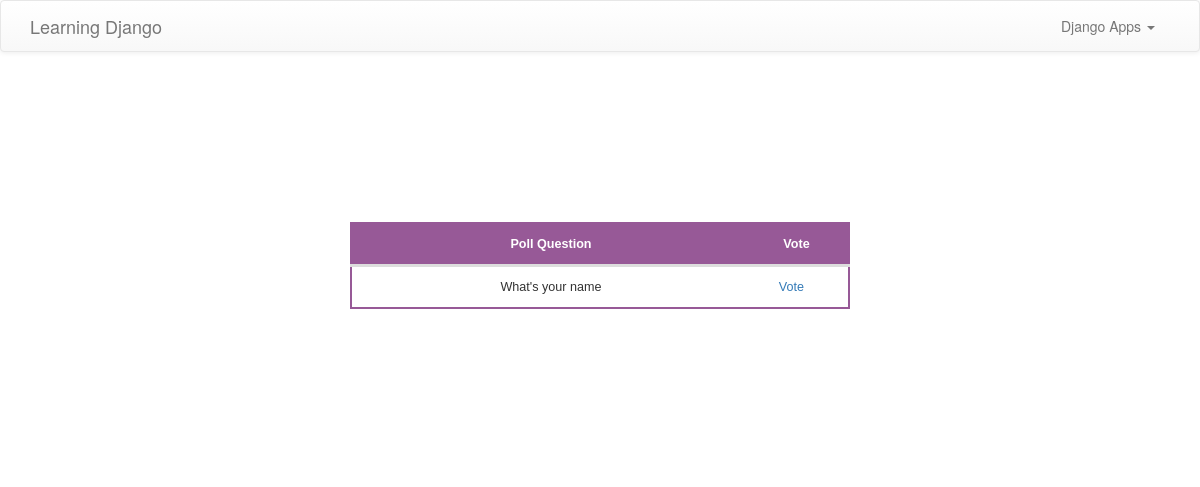
The page /polls/ on the database as committed earlier.
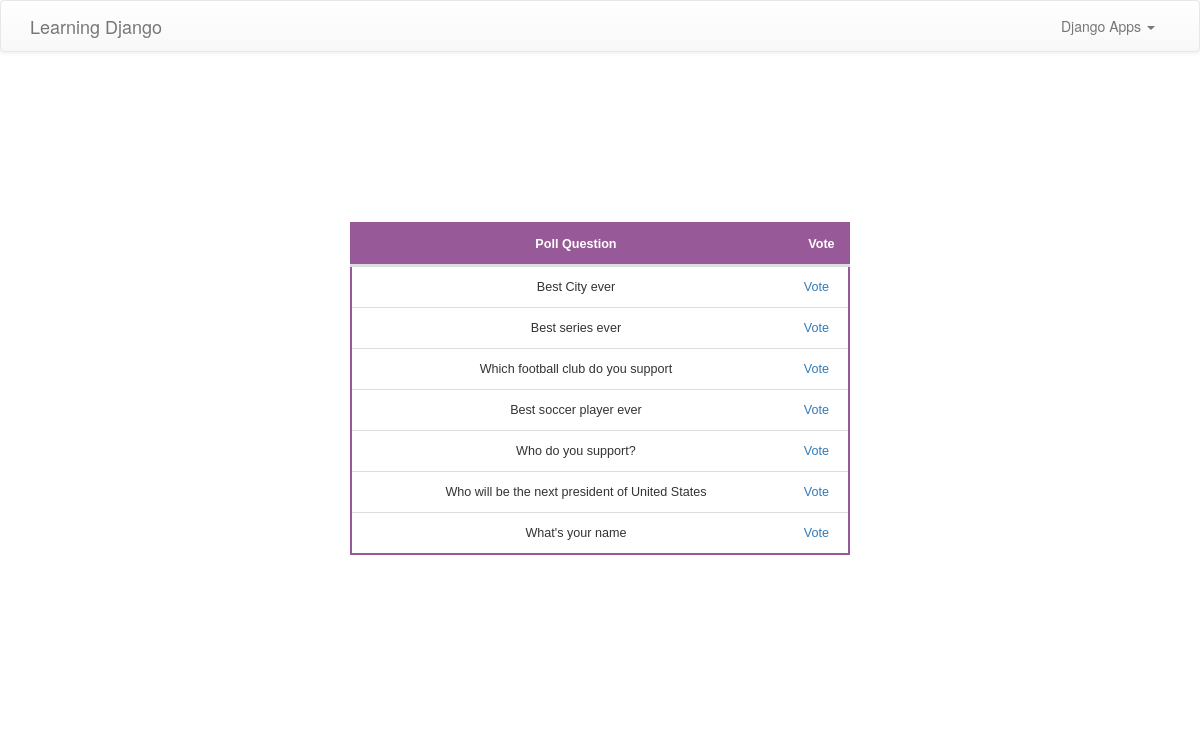
The same page on the database as committed later.
### polls/models.py (models this page shows, shortened)
@python_2_unicode_compatible
class Question(models.Model):
	question_text = models.CharField(max_length=200)
	pub_date = models.DateTimeField('Date Published')

### polls/views.py (the view)
def index(request):
	latest_question_list = Question.objects.order_by('-pub_date')[:10]
	context = {
		'latest_question_list': latest_question_list
	}
	return render(request, 'polls/index.html', context)

### polls/templates/polls/index.html
{% extends 'polls/base.html' %}
{% block content %}
    <div class="container">
        {% if latest_question_list %}
            <table>
            <thead>
                <tr>
                    <th style="text-align: center">Poll Question</th>
                    <th style="text-align: center">Vote</th>
                </tr>
            </thead>
            <tbody>
                {% for question in latest_question_list %}
                    <tr>
                        <td>{{ question.question_text }}</td>
                        <td style="text-align: center"><a href="{% url 'polls:detail' question.id %}">Vote</a></td>
                    </tr>
                {% endfor %}
            </tbody>
            </table>
        {% else %}
            <p>No polls are available.</p>
        {% endif %}
    </div>
{% endblock content %}

Rows that differ between the two databases and show on the page:
added Question: question_text "Best City ever"
added Question: question_text "Best series ever"
added Question: question_text "Which football club do you support"
added Question: question_text "Best soccer player ever"
added Question: question_text "Who do you support?"
added Question: question_text "Who will be the next president of United States"
